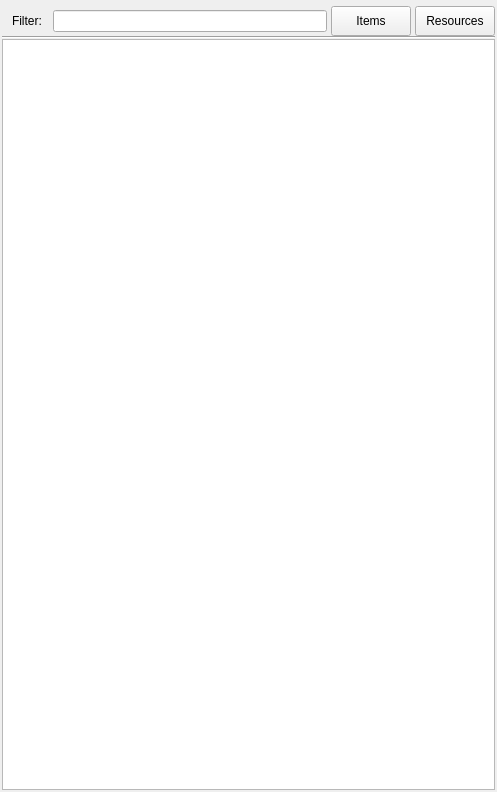
<?xml version="1.0" encoding="UTF-8"?>
<ui version="4.0">
 <class>QmlDesigner::ItemLibrary</class>
 <widget class="QFrame" name="QmlDesigner::ItemLibrary">
  <property name="geometry">
   <rect>
    <x>0</x>
    <y>0</y>
    <width>497</width>
    <height>792</height>
   </rect>
  </property>
  <property name="windowTitle">
   <string>ItemLibrary</string>
  </property>
  <layout class="QGridLayout" name="gridLayout">
   <property name="leftMargin">
    <number>2</number>
   </property>
   <property name="topMargin">
    <number>6</number>
   </property>
   <property name="rightMargin">
    <number>2</number>
   </property>
   <property name="bottomMargin">
    <number>2</number>
   </property>
   <property name="horizontalSpacing">
    <number>4</number>
   </property>
   <item row="0" column="0">
    <spacer name="horizontalSpacer_2">
     <property name="orientation">
      <enum>Qt::Horizontal</enum>
     </property>
     <property name="sizeType">
      <enum>QSizePolicy::Fixed</enum>
     </property>
     <property name="sizeHint" stdset="0">
      <size>
       <width>6</width>
       <height>27</height>
      </size>
     </property>
    </spacer>
   </item>
   <item row="0" column="1">
    <widget class="QLabel" name="label">
     <property name="text">
      <string>Filter:  </string>
     </property>
    </widget>
   </item>
   <item row="0" column="2">
    <widget class="QLineEdit" name="lineEdit"/>
   </item>
   <item row="0" column="3">
    <widget class="QToolButton" name="buttonItems">
     <property name="minimumSize">
      <size>
       <width>80</width>
       <height>30</height>
      </size>
     </property>
     <property name="text">
      <string>Items</string>
     </property>
     <property name="checkable">
      <bool>true</bool>
     </property>
    </widget>
   </item>
   <item row="0" column="4">
    <widget class="QToolButton" name="buttonResources">
     <property name="minimumSize">
      <size>
       <width>80</width>
       <height>30</height>
      </size>
     </property>
     <property name="text">
      <string>Resources</string>
     </property>
     <property name="checkable">
      <bool>true</bool>
     </property>
     <property name="checked">
      <bool>false</bool>
     </property>
     <property name="autoExclusive">
      <bool>false</bool>
     </property>
    </widget>
   </item>
   <item row="1" column="0" colspan="5">
    <widget class="Line" name="line">
     <property name="orientation">
      <enum>Qt::Horizontal</enum>
     </property>
    </widget>
   </item>
   <item row="2" column="0" colspan="5">
    <widget class="QmlDesigner::Internal::ItemLibraryTreeView" name="ItemLibraryTreeView">
     <property name="enabled">
      <bool>true</bool>
     </property>
    </widget>
   </item>
  </layout>
 </widget>
 <layoutdefault spacing="0" margin="0"/>
 <customwidgets>
  <customwidget>
   <class>QmlDesigner::Internal::ItemLibraryTreeView</class>
   <extends>QTreeView</extends>
   <header>itemlibrarymodel.h</header>
  </customwidget>
 </customwidgets>
 <resources/>
 <connections/>
</ui>
